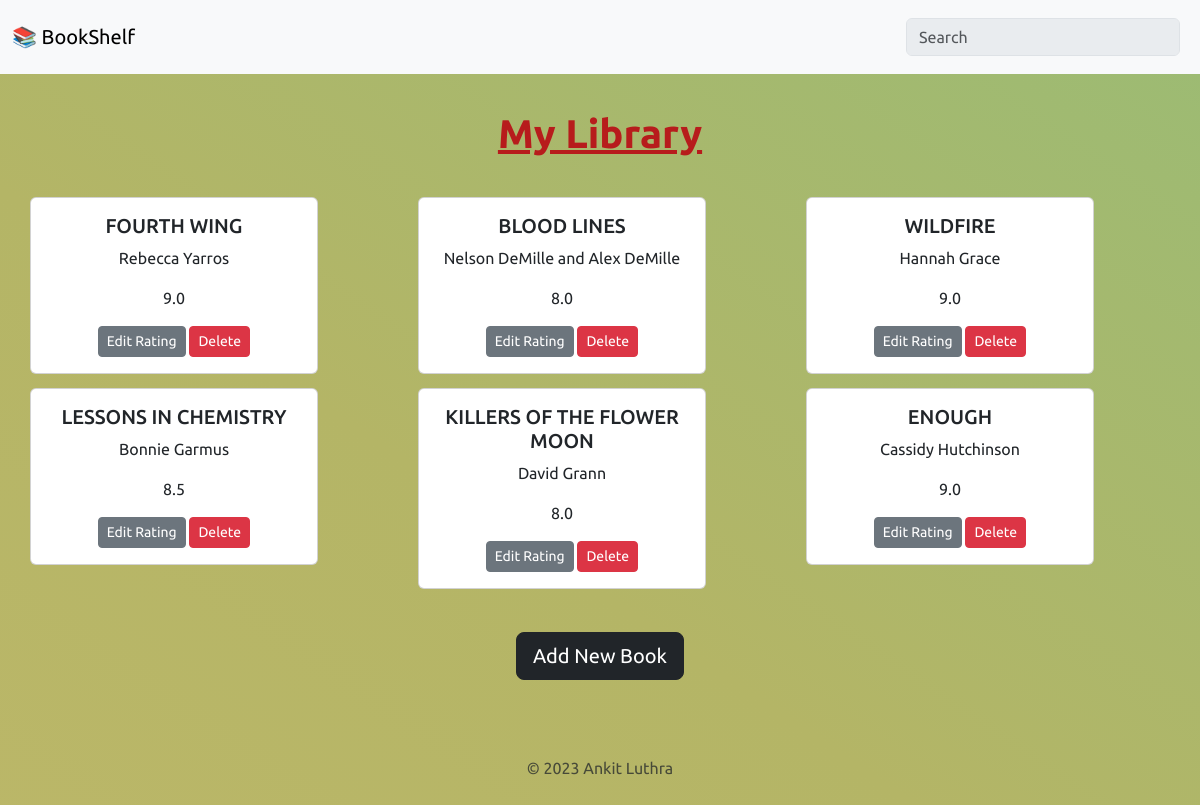
The page / on the database its author committed.
### main.py (models this page shows)
class Book(db.Model):
    id = db.Column(db.Integer, primary_key=True)
    title = db.Column(db.String(250), unique=True, nullable=False)
    author = db.Column(db.String(250), nullable=False)
    rating = db.Column(db.Float, nullable=False)

### main.py (the view)
@app.route('/')
def home():
    books = Book.query.all()
    return render_template('index.html', books=books, year=current_year)

### templates/index.html (shortened to what this page needs)
{% extends 'base.html' %}
{% block content %}
    <div class="container">
        <h1>My Library</h1>
        <br>
        {% if books %}
            <div class="row">
                {% for book in books %}
                    <div class="col">
                        <div class="card" style="width: 18rem;">
                          <div class="card-body">
                            <h5 class="card-title">{{book.title}}</h5>
                            <p class="card-text">{{ book.author }}</p>
                            <p class="card-text">{{ book.rating }}</p>
                            <button type="button" class="btn btn-secondary btn-sm"><a href="{{ url_for('edit_rating', book_id=book.id) }}">Edit Rating</a></button>
                            <button type="button" class="btn btn-danger btn-sm"><a href="{{ url_for('delete', id=book.id) }}">Delete</a></button>
                          </div>
                        </div>
                    </div>
                {% endfor %}
            </div>
        {% else %}
          <p>Library is empty.</p>
        {% endif %}
    </div>
    <button type="button" class="btn btn-dark btn-lg"><a href="{{ url_for('add') }}">Add New Book</a></button>
{% endblock %}

### templates/base.html (shortened to what this page needs)
<!DOCTYPE html>
<html lang="en">
  <head>
    {% block styles %}
      {{ bootstrap.load_css() }}
      <link rel="stylesheet" type="text/css" href="{{ url_for('static', filename='css/styles.css') }}">
    {% endblock %}
  </head>
  <body>
    <nav class="navbar bg-body-tertiary">
      <div class="container-fluid">
        <a class="navbar-brand">📚 BookShelf</a>
        <form class="d-flex" role="search">
          <input class="form-control me-2" type="search" placeholder="Search" aria-label="Search" disabled>
        </form>
      </div>
    </nav>
    {% block content %}{% endblock %}
  <div class="container">
  <footer class="py-3 my-4">
    <p class="text-center text-muted">© {{year}} Ankit Luthra</p>
  </footer>
</div>
  </body>
</html>

### static/css/styles.css (style rules this page uses)
body { font-family: 'Ubuntu', sans-serif; text-align: center; background: linear-gradient(214deg, #36d5ac, #b4b566, #eac476); background-size: 600% 600%; animation: AnimationName 30s ease infinite; }
h1 { font-size: 2.5rem; font-weight: bolder; color: #B71C1C; text-decoration: underline; }
.container { padding: 3% 0; }
input { border: none; background: none; border-bottom: 1px solid black; margin: 10px 0; }
button a, a { color: #fff; text-decoration: none; }
.col { margin: 7px 0; }

### rows shown on the page
Book: title "FOURTH WING", author "Rebecca Yarros", rating "9.0"
Book: title "BLOOD LINES", author "Nelson DeMille and Alex DeMille", rating "8.0"
Book: title "WILDFIRE", author "Hannah Grace", rating "9.0"
Book: title "LESSONS IN CHEMISTRY", author "Bonnie Garmus", rating "8.5"
Book: title "KILLERS OF THE FLOWER MOON", author "David Grann", rating "8.0"
Book: title "ENOUGH", author "Cassidy Hutchinson", rating "9.0"

### other values the page prints
{{ year }} "2023"
